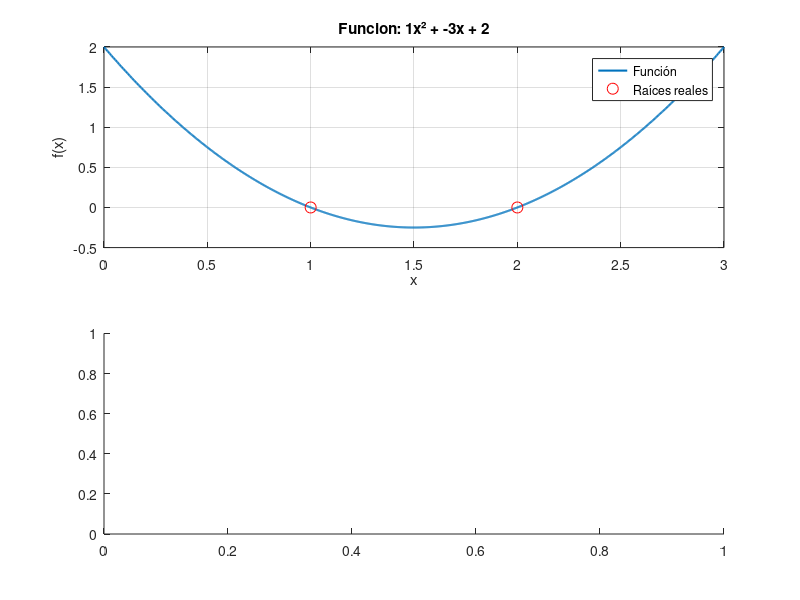

MATLAB code for this plot: (Note: this script raises an error after producing the figure.)
% Analizador de Funcion Cuadratica: Grafica, Raices y Area
% Este programa analiza una función cuadrática definida por coeficientes.
% Genera su gráfica, calcula raíces y área bajo la curva en un intervalo.

% Definir coeficientes de la función cuadrática ax² + bx + c
a = 1;
b = -3;
c = 2;

% Definir intervalo para el análisis
x_inicio = 0;
x_fin = 3;

% Crear figura con dos subplots
figure;

% Subplot 1: Gráfica de la función y sus raíces
subplot(2,1,1);
% Generar puntos para la gráfica
x = linspace(x_inicio, x_fin, 1000);
y = a*x.^2 + b*x + c;
plot(x, y, 'LineWidth', 1.5);
grid on;
title(['Funcion: ', num2str(a), 'x² + ', num2str(b), 'x + ', num2str(c)]);
xlabel('x');
ylabel('f(x)');
hold on;

% Calcular y marcar raíces
raices = roots([a b c]);
raices_reales = raices(imag(raices) == 0);
plot(raices_reales, zeros(size(raices_reales)), 'ro', 'MarkerSize', 8);
legend('Función', 'Raíces reales', 'Location', 'Best');
hold off;

% Subplot 2: Área bajo la curva usando integral
subplot(2,1,2);
% Calcular integral numérica
area = integral(@(x) a*x.^2 + b*x + c, x_inicio, x_fin);

% Graficar área sombreada
x_area = linspace(x_inicio, x_fin, 100);
y_area = a*x_area.^2 + b*x_area + c;
area(x_area, y_area, 'FaceColor', [0.8 0.9 0.8]);
grid on;
title(['Área bajo la curva: ', num2str(area, '%.2f')]);
xlabel('x');
ylabel('Área acumulada');

% Ajustar espaciado entre subplots
set(gcf, 'Position', [100 100 800 600]);